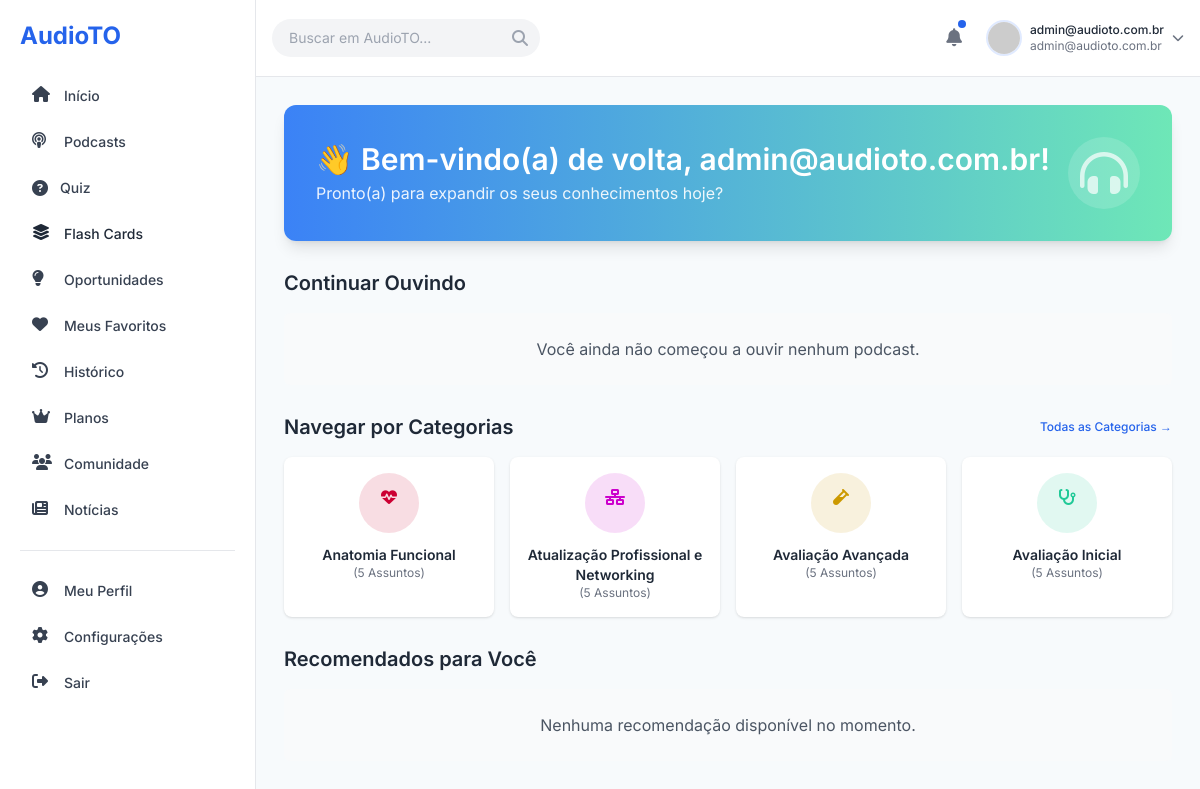
Screenshot of /inicio.php (signed in) with the database file from the repository.
### tables this page shows
CREATE TABLE `categorias_podcast` (
  `id_categoria` int(11) NOT NULL,
  `nome_categoria` varchar(150) NOT NULL,
  `descricao_categoria` text DEFAULT NULL,
  `slug_categoria` varchar(150) NOT NULL,
  `icone_categoria` varchar(255) DEFAULT NULL,
  `cor_icone` varchar(7) DEFAULT NULL,
  `data_criacao` timestamp NULL DEFAULT current_timestamp()
);

### inicio.php (the view, shortened to what this page needs)
<?php
require_once __DIR__ . '/db/db_connect.php';
$userName = $_SESSION['user_nome_completo'] ?? 'Utilizador';
$userFirstName = explode(' ', $userName)[0];
$userEmail = $_SESSION['user_email'] ?? 'utilizador@email.com';
$userAvatarUrlSession = $_SESSION['user_avatar_url'] ?? null;
function get_user_avatar_placeholder($user_name, $avatar_url_from_session, $size = 40) {
    $name_encoded = urlencode($user_name);
    return "https://ui-avatars.com/api/?name={$name_encoded}&background=2760f3&color=fff&size={$size}&rounded=true&bold=true";
}
$avatarUrl = get_user_avatar_placeholder($userName, $userAvatarUrlSession, 40);
$continue_listening_db = [];
$erro_continue_listening = null;
$categorias_podcast_dashboard = [];
$erro_categorias = null;
try {
    $stmt_cat = $pdo->query(
        "SELECT id_categoria, nome_categoria, slug_categoria, icone_categoria, cor_icone,
            (SELECT COUNT(*) FROM assuntos_podcast WHERE id_categoria = cp.id_categoria) as num_assuntos
         FROM categorias_podcast cp
         ORDER BY nome_categoria ASC
         LIMIT 4"
    );
    $categorias_podcast_dashboard = $stmt_cat->fetchAll(PDO::FETCH_ASSOC);
} catch (PDOException $e) {
    error_log("Erro ao buscar categorias para dashboard: " . $e->getMessage());
    $erro_categorias = "Não foi possível carregar as categorias de podcast.";
}
$recomendados_db = [];
$erro_recomendados = null;
?>
<!DOCTYPE html>
<html lang="pt-BR">
<head>
    <script src="https://cdn.tailwindcss.com"></script>
    <link rel="stylesheet" href="https://cdnjs.cloudflare.com/ajax/libs/font-awesome/6.5.1/css/all.min.css">
</head>
<body class="text-gray-800">
    <div class="flex h-screen overflow-hidden">
           <aside id="sidebar" class="sidebar fixed lg:static inset-y-0 left-[-256px] lg:left-0 z-50 w-64 bg-card-bg p-5 space-y-5 border-r border-gray-200 overflow-y-auto">
            <div class="text-2xl font-bold text-primary-blue mb-6">AudioTO</div>
            <nav class="space-y-1.5" id="mainNav">
                <a href="inicio.php" class="flex items-center space-x-3 px-3 py-2.5 text-gray-700 rounded-lg hover:bg-primary-blue-light hover:text-primary-blue active-nav-link">
                    <i class="fas fa-home sidebar-icon"></i>
                    <span class="text-sm font-medium">Início</span>
                </a>
                <a href="podcasts.php" class="flex items-center space-x-3 px-3 py-2.5 text-gray-700 rounded-lg hover:bg-primary-blue-light hover:text-primary-blue">
                    <i class="fas fa-podcast sidebar-icon"></i>
                    <span class="text-sm font-medium">Podcasts</span>
                </a>
                <a href="quiz.php" class="flex items-center space-x-3 px-3 py-2.5 rounded-lg text-gray-700 hover:bg-gray-100 <?= ($activePage === 'quiz') ? 'bg-blue-100 text-blue-600 font-semibold' : '' ?>"><i class="fas fa-question-circle"></i> <span class="text-sm font-medium">Quiz</span></a>
                <a href="flashcard.php" class="flex items-center space-x-3 px-3 py-2.5 rounded-lg hover:bg-gray-100 <?= ($activePage === 'flashcards') ? 'active-nav-link' : '' ?>">
                    <i class="fas fa-layer-group sidebar-icon"></i> <span class="text-sm font-medium">Flash Cards</span>
                </a>
                <a href="oportunidades.php" class="flex items-center space-x-3 px-3 py-2.5 text-gray-700 rounded-lg hover:bg-primary-blue-light hover:text-primary-blue">
                    <i class="fas fa-lightbulb sidebar-icon"></i>
                    <span class="text-sm font-medium">Oportunidades</span>
                </a>
                <a href="favoritos.php" class="flex items-center space-x-3 px-3 py-2.5 text-gray-700 rounded-lg hover:bg-primary-blue-light hover:text-primary-blue">
                    <i class="fas fa-heart sidebar-icon"></i>
                    <span class="text-sm font-medium">Meus Favoritos</span>
                </a>
                <a href="historico.php" class="flex items-center space-x-3 px-3 py-2.5 text-gray-700 rounded-lg hover:bg-primary-blue-light hover:text-primary-blue">
                    <i class="fas fa-history sidebar-icon"></i>
                    <span class="text-sm font-medium">Histórico</span>
                </a>
                <a href="planos.php" class="flex items-center space-x-3 px-3 py-2.5 text-gray-700 rounded-lg hover:bg-primary-blue-light hover:text-primary-blue">
                    <i class="fas fa-crown sidebar-icon"></i>
                    <span class="text-sm font-medium">Planos</span>
                </a>
                <a href="comunidade.php" class="flex items-center space-x-3 px-3 py-2.5 text-gray-700 rounded-lg hover:bg-primary-blue-light hover:text-primary-blue">
                    <i class="fas fa-users sidebar-icon"></i>
                    <span class="text-sm font-medium">Comunidade</span>
                </a>
            <a href="noticias.php" class="flex items-center space-x-3 px-3 py-2.5 text-gray-700 rounded-lg hover:bg-primary-blue-light hover:text-primary-blue <?= ($activePage === 'noticias') ? 'active-nav-link' : '' ?>"><i class="fas fa-newspaper sidebar-icon"></i><span class="text-sm font-medium">Notícias</span></a></nav>
            <div class="pt-5 border-t border-gray-200 space-y-1.5">
                <a href="perfil.php" class="flex items-center space-x-3 px-3 py-2.5 text-gray-700 rounded-lg hover:bg-primary-blue-light hover:text-primary-blue">
                    <i class="fas fa-user-circle sidebar-icon"></i>
                    <span class="text-sm font-medium">Meu Perfil</span>
                </a>
                <a href="configuracoes.php" class="flex items-center space-x-3 px-3 py-2.5 text-gray-700 rounded-lg hover:bg-primary-blue-light hover:text-primary-blue">
                    <i class="fas fa-cog sidebar-icon"></i>
                    <span class="text-sm font-medium">Configurações</span>
                </a>
                <a href="logout.php" class="flex items-center space-x-3 px-3 py-2.5 text-gray-700 rounded-lg hover:bg-primary-blue-light hover:text-primary-blue">
                    <i class="fas fa-sign-out-alt sidebar-icon"></i>
                    <span class="text-sm font-medium">Sair</span>
                </a>
            </div>
        </aside>
        <div class="flex-1 flex flex-col overflow-hidden">
            <header class="bg-card-bg p-4 shadow-sm flex justify-between items-center border-b border-gray-200">
                <div class="flex items-center">
                    <div class="relative w-full max-w-xs hidden sm:block">
                        <input type="text" id="search-audioto" placeholder="Buscar em AudioTO..." class="w-full py-2 px-4 pr-10 bg-gray-100 rounded-full focus:outline-none focus:ring-2 focus:ring-primary-blue text-sm border border-transparent focus:border-primary-blue-light">
                    </div>
                </div>
                <div class="flex items-center space-x-4">
                    <button aria-label="Notificações" class="text-gray-500 hover:text-primary-blue relative p-2">
                        <i class="fas fa-bell text-lg"></i>
                        <?php if(true):  ?>
                        <span class="absolute top-1 right-1 block h-2 w-2 rounded-full bg-primary-blue ring-1 ring-white">
                        </span>
                        <?php endif; ?>
                    </button>
                    <div class="relative">
                        <button id="userDropdownButton" aria-label="Menu do usuário" aria-haspopup="true" aria-expanded="false" class="flex items-center space-x-2 focus:outline-none">
                            <img src="<?php echo $avatarUrl; ?>" alt="Avatar de <?php echo htmlspecialchars($userName); ?>" class="w-9 h-9 rounded-full border-2 border-primary-blue-light">
                            <div class="hidden md:block text-left">
                                <p class="text-xs font-medium text-dark-text"><?php echo htmlspecialchars($userName); ?></p>
                                <p class="text-xs text-light-text"><?php echo htmlspecialchars($userEmail); ?></p>
                            </div>
                            <i class="fas fa-chevron-down text-xs text-gray-500 hidden md:block ml-1"></i>
                        </button>
                    </div>
                </div>
            </header>
            <main class="flex-1 overflow-x-hidden overflow-y-auto bg-light-bg p-5 md:p-7 space-y-7">
                <section class="bg-gradient-to-r from-brand-banner-end to-brand-banner-start text-white p-6 sm:p-8 rounded-xl shadow-lg form-element-animated" style="animation-name: fadeInUp;">
                    <div class="flex justify-between items-center">
                        <div>
                            <h2 class="text-2xl sm:text-3xl font-semibold">👋 Bem-vindo(a) de volta, <?php echo htmlspecialchars($userFirstName); ?>!</h2>
                            <p class="mt-1 text-sm sm:text-base opacity-90">Pronto(a) para expandir os seus conhecimentos hoje?</p>
                        </div>
                        <i class="fas fa-headphones-alt text-4xl sm:text-5xl opacity-75 hidden sm:block p-3 bg-white/20 rounded-full"></i>
                    </div>
                </section>
                <section class="form-element-animated" style="animation-name: fadeInUp; animation-delay: 0.1s;">
                    <div class="flex justify-between items-center mb-4">
                        <h3 class="text-xl font-semibold text-dark-text">Continuar Ouvindo</h3>
                    </div>
                    <div class="grid grid-cols-1 sm:grid-cols-2 lg:grid-cols-3 gap-5">
                        <?php if ($erro_continue_listening): ?>
                            <p class="col-span-full text-center text-danger py-6 bg-red-50 p-4 rounded-md"><?php echo htmlspecialchars($erro_continue_listening); ?></p>
                        <?php else: ?>
                            <p class="col-span-full text-center text-medium-text py-6 bg-gray-50 p-4 rounded-md">Você ainda não começou a ouvir nenhum podcast.</p>
                        <?php endif; ?>
                    </div>
                </section>
                <section class="form-element-animated" style="animation-name: fadeInUp; animation-delay: 0.2s;">
                    <div class="flex justify-between items-center mb-4">
                        <h3 class="text-xl font-semibold text-dark-text">Navegar por Categorias</h3>
                        <?php if (!empty($categorias_podcast_dashboard)): ?>
                            <a href="podcasts.php#categorias" class="text-xs font-medium text-primary-blue hover:underline">Todas as Categorias &rarr;</a>
                        <?php endif; ?>
                    </div>
                    <?php if ($erro_categorias): ?>
                        <p class="text-center text-danger py-6 bg-red-50 p-4 rounded-md"><?php echo htmlspecialchars($erro_categorias); ?></p>
                    <?php elseif (!empty($categorias_podcast_dashboard)): ?>
                        <div class="grid grid-cols-2 sm:grid-cols-2 md:grid-cols-4 gap-4">
                            <?php foreach ($categorias_podcast_dashboard as $cat):
                                $bgColorHex = $cat['cor_icone'] ?? '#db2777';
                                $iconColorHex = $cat['cor_icone'] ?? '#db2777';
                                if (strpos($bgColorHex, '#') === 0 && strlen($bgColorHex) === 7) {
                                    $bgColorWithOpacity = $bgColorHex . '22';
                                } else {
                                    $bgColorWithOpacity = 'rgba(219, 39, 119, 0.13)';
                                }
                            ?>
                            <a href="podcasts.php?categoria=<?php echo htmlspecialchars($cat['slug_categoria']); ?>" class="category-card bg-card-bg p-4 rounded-lg shadow hover:shadow-lg transition-all duration-200 flex flex-col items-center text-center transform hover:-translate-y-1 group">
                                <div class="category-card-icon-bg mb-3" style="background-color: <?php echo htmlspecialchars($bgColorWithOpacity); ?>;">
                                    <?php if (!empty($cat['icone_categoria']) && strpos($cat['icone_categoria'], '<svg') !== false): echo $cat['icone_categoria'];
                                        elseif (!empty($cat['icone_categoria'])): ?>
                                        <i class="<?php echo htmlspecialchars($cat['icone_categoria']); ?>" style="color: <?php echo htmlspecialchars($iconColorHex); ?>;"></i>
                                    <?php else: ?>
                                        <i class="fas fa-podcast" style="color: <?php echo htmlspecialchars($iconColorHex); ?>;"></i>
                                    <?php endif; ?>
                                </div>
                                <h4 class="text-sm font-semibold text-dark-text group-hover:text-primary-blue"><?php echo htmlspecialchars($cat['nome_categoria']); ?></h4>
                                <p class="text-xs text-light-text">(<?php echo $cat['num_assuntos']; ?> Assuntos)</p>
                            </a>
                            <?php endforeach; ?>
                        </div>
                    <?php else: ?>
                        <p class="text-center text-medium-text py-6 bg-gray-50 p-4 rounded-md">Nenhuma categoria de podcast disponível.</p>
                    <?php endif; ?>
                </section>
                <section class="form-element-animated" style="animation-name: fadeInUp; animation-delay: 0.3s;">
                    <div class="flex justify-between items-center mb-4">
                        <h3 class="text-xl font-semibold text-dark-text">Recomendados para Você</h3>
                    </div>
                    <div class="flex space-x-4 overflow-x-auto pb-3 -mb-3 scrollbar-thin scrollbar-thumb-gray-300 scrollbar-track-gray-100">
                        <?php if ($erro_recomendados): ?>
                            <p class="w-full text-center text-danger py-6 bg-red-50 p-4 rounded-md"><?php echo htmlspecialchars($erro_recomendados); ?></p>
                        <?php else: ?>
                            <p class="w-full text-center text-medium-text py-6 bg-gray-50 p-4 rounded-md">Nenhuma recomendação disponível no momento.</p>
                        <?php endif; ?>
                    </div>
                </section>
            </main>
        </div>
    </div>
</body>
</html>

### inicio.php (style rules this page uses)
body { font-family: 'Inter', sans-serif; background-color: theme('colors.light-bg'); color: theme('colors.dark-text'); }
.sidebar { transition: left 0.3s ease-in-out; }
.sidebar-icon { width: 20px; height: 20px; }
.active-nav-link { background-color: theme('colors.primary-blue-light'); color: theme('colors.primary-blue'); border-right: 3px solid theme('colors.primary-blue'); }
.active-nav-link i { color: theme('colors.primary-blue'); }
.form-element-animated { opacity: 0; animation-fill-mode: forwards; }
.category-card-icon-bg { width: 60px; height: 60px; display: flex; align-items: center; justify-content: center; border-radius: 9999px; margin-bottom: 1rem; }
.category-card-icon-bg i, .category-card-icon-bg svg { width: 28px; height: 28px; }

### rows the page displays
categorias_podcast: nome_categoria "Anatomia Funcional", num_assuntos "5"
categorias_podcast: nome_categoria "Atualização Profissional e Networking", num_assuntos "5"
categorias_podcast: nome_categoria "Avaliação Avançada", num_assuntos "5"
categorias_podcast: nome_categoria "Avaliação Inicial", num_assuntos "5"

### other values shown
$userName "admin@audioto.com.br"
$userEmail "admin@audioto.com.br"
$userFirstName "admin@audioto.com.br"
